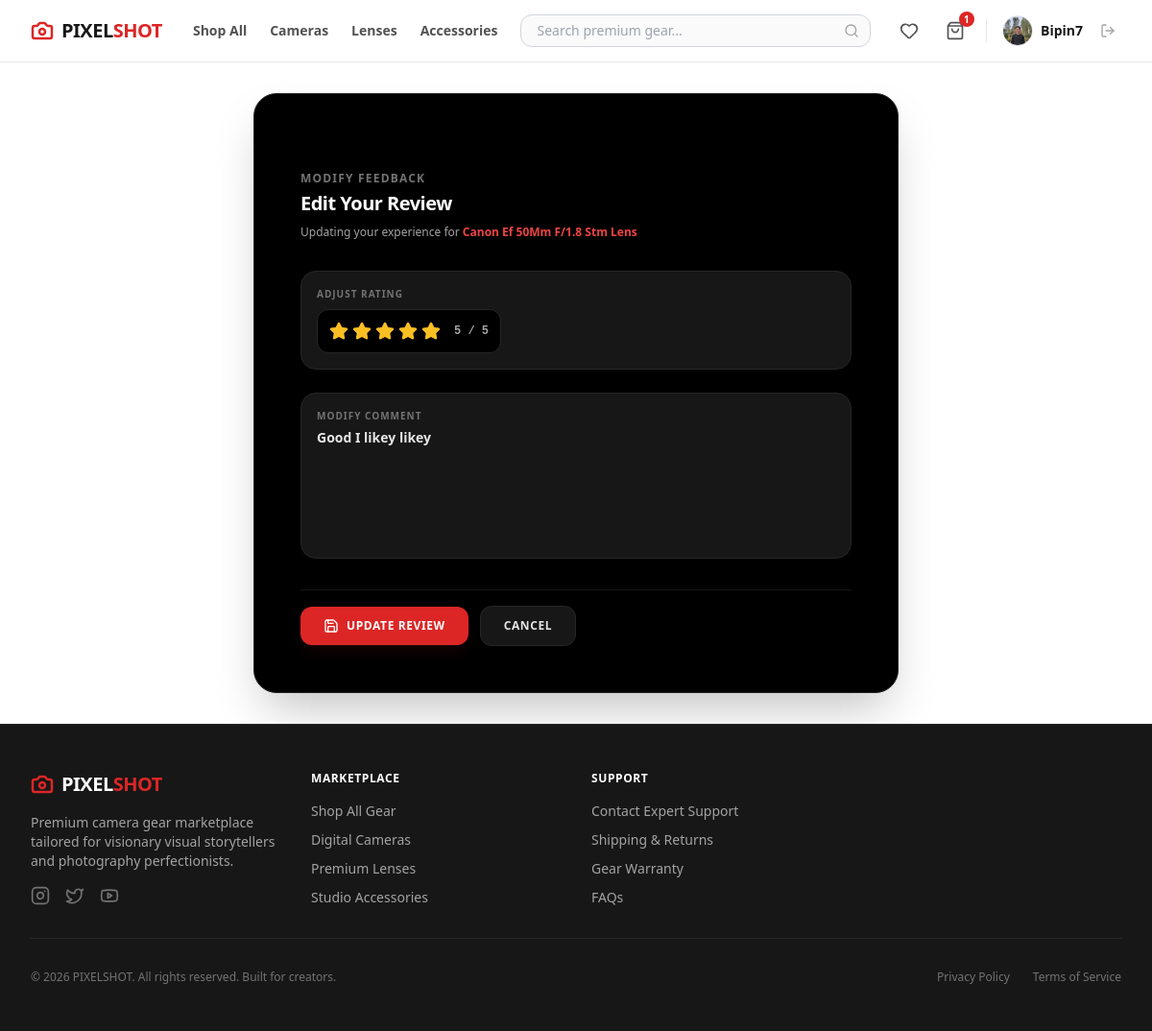
Screenshot of /review/edit/1/ (signed in) with the database file from the repository.
### ps_app/models.py (models this page shows, shortened)
class User(AbstractUser):
    phone = models.CharField(max_length=20, blank=True)
    address = models.TextField(blank=True)
    profile_picture = models.ImageField(upload_to='images/user/', blank=True, null=True)

class Cart(models.Model):
    customer = models.OneToOneField(User, on_delete=models.CASCADE, related_name='cart')

class Review(models.Model):
    product = models.ForeignKey(Product, on_delete=models.CASCADE, related_name='reviews')
    customer = models.ForeignKey(User, on_delete=models.CASCADE)
    rating = models.PositiveIntegerField(default=5)
    comment = models.TextField()
    created_at = models.DateTimeField(auto_now_add=True)

class Product(models.Model):
    class Category(models.TextChoices):
        CAMERAS = 'cameras', 'Camera Bodies'
        LENSES = 'lenses', 'Lenses & Optics'
        STABILIZERS = 'stabilizers', 'Gimbals & Tripods'
        LIGHTING = 'lighting', 'Studio & On-Camera Lighting'
        AUDIO = 'audio', 'Microphones & Audio Recorders'
        STORAGE = 'storage', 'Memory Cards & Drives'
        ACCESSORIES = 'accessories', 'Bags, Power & Rigging'
    class Condition(models.TextChoices):
        NEW = 'new', 'Brand New (Sealed)'
        REFURBISHED = 'refurbished', 'Factory Refurbished'
        OPEN_BOX = 'open_box', 'Open Box / Mint'
    brand = models.ForeignKey(Brand, on_delete=models.SET_NULL, null=True, related_name='products')
    name = models.CharField(max_length=255)
    category = models.CharField(max_length=20, choices=Category.choices)
    condition = models.CharField(max_length=20, choices=Condition.choices, default=Condition.NEW)
    description = models.TextField()
    price = models.DecimalField(max_digits=10, decimal_places=2)
    stock = models.PositiveIntegerField(default=0)
    product_image = models.ImageField(upload_to='images/products/')
    sku = models.CharField(max_length=100, unique=True, blank=True, null=True, help_text="Unique Product SKU Stock Identifier")
    is_active = models.BooleanField(default=True)
    created_at = models.DateTimeField(auto_now_add=True)

### ps_app/views/review_view.py (the view, shortened to what this page needs)
# urls.py: path('review/edit/<int:review_id>/', edit_review_view, name='edit_review'),
@login_required
def edit_review_view(request, review_id):
    review = Review.objects.filter(id=review_id, customer=request.user).first()
    if not review:
        messages.error(request, 'Review not found or you do not have permission to edit it.')
        return redirect('/dashboard/?section=my-reviews')
    if not request.user == review.customer:
        messages.error(request, 'You do not have permission to edit this review.')
        return redirect('/dashboard/?section=my-reviews')
    if not review.product:
        messages.error(request, 'The product associated with this review does not exist.')
        return redirect('/dashboard/?section=my-reviews')
    if request.user.is_staff:
        messages.error(request, 'Staff members cannot edit reviews.')
        return redirect('/dashboard/admin/?section=product-reviews')
    errors = {}
    return render(request, 'main/edit_review_page.html', {'review': review})

### ps_app/templates/main/edit_review_page.html (shortened to what this page needs)
<!DOCTYPE html>
<html lang="en">
<head>
    {% load static %}
    <link href="{% static 'css/styles.css' %}" rel="stylesheet" />
</head>
<body class="bg-white font-sans min-h-screen flex flex-col text-neutral-900">
    {% include 'components/_navbar.html' %}
    <main class="flex-grow flex items-center justify-center p-4 sm:p-6 lg:p-8">
        <form method="POST" class="w-full max-w-2xl bg-black border border-neutral-800 rounded-3xl overflow-hidden shadow-2xl p-8 lg:p-12 space-y-8">
            <div>
                <h2 class="text-xs font-bold uppercase tracking-widest text-neutral-500 mb-1">Modify Feedback</h2>
                <p class="text-xl font-extrabold text-white tracking-tight">Edit Your Review</p>
                <p class="text-xs text-neutral-400 mt-2">Updating your experience for <span class="text-red-500 font-bold">{{ review.product.name }}</span></p>
            </div>
            <div class="space-y-6">
                <div class="bg-neutral-900 border border-neutral-800 p-4 rounded-2xl">
                    <label class="text-[10px] font-bold uppercase tracking-widest text-neutral-500 block mb-2">Adjust Rating</label>
                    <div class="flex items-center gap-1.5 bg-black border border-neutral-800 p-3 rounded-xl inline-flex">
                        <div class="flex items-center gap-1">
                            <button type="button" data-star="1" class="star-btn text-neutral-700 hover:scale-110 transition-transform focus:outline-none">
                                <i data-lucide="star" class="w-5 h-5"></i>
                            </button>
                            <button type="button" data-star="2" class="star-btn text-neutral-700 hover:scale-110 transition-transform focus:outline-none">
                                <i data-lucide="star" class="w-5 h-5"></i>
                            </button>
                            <button type="button" data-star="3" class="star-btn text-neutral-700 hover:scale-110 transition-transform focus:outline-none">
                                <i data-lucide="star" class="w-5 h-5"></i>
                            </button>
                            <button type="button" data-star="4" class="star-btn text-neutral-700 hover:scale-110 transition-transform focus:outline-none">
                                <i data-lucide="star" class="w-5 h-5"></i>
                            </button>
                            <button type="button" data-star="5" class="star-btn text-neutral-700 hover:scale-110 transition-transform focus:outline-none">
                                <i data-lucide="star" class="w-5 h-5"></i>
                            </button>
                        </div>
                        <span id="rating_display" class="text-xs font-mono font-bold text-neutral-400 ml-2">{{ review.rating|default:5 }} / 5</span>
                    </div>
                </div>
                <div class="bg-neutral-900 border border-neutral-800 p-4 rounded-2xl focus-within:border-red-600 transition-colors">
                    <label class="text-[10px] font-bold uppercase tracking-widest text-neutral-500 block mb-1">Modify Comment</label>
                    <textarea id="id_comment" name="comment" rows="5" placeholder="Update what you liked or disliked about this product..." class="w-full bg-transparent text-sm font-semibold text-neutral-200 focus:outline-none placeholder-neutral-700 resize-none leading-relaxed">{% if data %}{{ data.comment|default:'' }}{% else %}{{ review.comment|default:'' }}{% endif %}</textarea>
                </div>
            </div>
            <div class="flex items-center gap-3 pt-4 border-t border-neutral-900">
                <button type="submit" class="flex-grow sm:flex-none bg-red-600 hover:bg-red-700 text-white font-bold py-3 px-6 rounded-xl transition-all flex items-center justify-center gap-2 text-xs uppercase tracking-wider shadow-lg shadow-red-600/10">
                    <i data-lucide="save" class="w-4 h-4"></i>
                    Update Review
                </button>
                <a href="javascript:history.back()" class="flex-grow sm:flex-none bg-neutral-900 hover:bg-neutral-800 text-neutral-200 font-bold py-3 px-6 rounded-xl transition-all flex items-center justify-center gap-2 text-xs uppercase tracking-wider border border-neutral-800">
                    Cancel
                </a>
            </div>
        </form>
    </main>
    {% include 'components/_footer.html' %}
</body>
</html>

### ps_app/templates/components/_navbar.html (shortened to what this page needs)
<nav class="bg-white border-b border-gray-200 sticky top-0 z-50 font-sans text-neutral-900">
    <div class="max-w-7xl mx-auto px-4 sm:px-6 lg:px-8">
        <div class="flex justify-between h-16 items-center">
            <div class="flex items-center gap-8">
                <a href="/" class="flex items-center gap-2 text-xl font-black tracking-tight shrink-0">
                    <i data-lucide="camera" class="w-6 h-6 text-red-600 stroke-[2.5]"></i>
                    <span>PIXEL<span class="text-red-600">SHOT</span></span>
                </a>
                <div class="hidden md:flex items-center gap-6 text-sm font-semibold text-neutral-600">
                    <a href="/products/" class="hover:text-red-600 transition-colors">Shop All</a>
                    <a href="/products/?category=cameras" class="hover:text-red-600 transition-colors">Cameras</a>
                    <a href="/products/?category=lenses" class="hover:text-red-600 transition-colors">Lenses</a>
                    <a href="/products/?category=accessories" class="hover:text-red-600 transition-colors">Accessories</a>
                </div>
            </div>
            <div class="flex-1 max-w-md mx-6 hidden sm:block">
                <form action="/products/" method="GET" class="relative">
                    <input type="text" name="search" value="{{ request.GET.search }}" placeholder="Search premium gear..."
                        class="w-full bg-neutral-50 border border-gray-300 rounded-xl pl-4 pr-9 py-1.5 text-sm focus:outline-none focus:ring-2 focus:ring-red-600 focus:border-red-600 focus:bg-white transition-all">
                    <button type="submit" class="absolute inset-y-0 right-0 flex items-center pr-3 text-neutral-400 hover:text-red-600">
                        <i data-lucide="search" class="w-4 h-4"></i>
                    </button>
                </form>
            </div>
            <div class="flex items-center gap-4">
                {% if user.is_authenticated and not user.is_staff %}
                    <a href="/wishlist/" class="p-1.5 text-neutral-600 hover:text-red-600 transition-colors relative">
                        <i data-lucide="heart" class="w-5 h-5"></i>
                    </a>
                    <a href="/cart/" class="p-1.5 text-neutral-600 hover:text-red-600 transition-colors relative">
                        <i data-lucide="shopping-bag" class="w-5 h-5"></i>
                        {% if user.is_authenticated and user.cart.items.exists %}
                            <span class="absolute top-0 right-0 w-4 h-4 bg-red-600 text-white text-[10px] font-bold rounded-full flex items-center justify-center transform translate-x-1 -translate-y-1">
                                {{ user.cart.items.count }}
                            </span>
                        {% endif %}
                    </a>
                {% endif %}
                {% if user.is_authenticated %}
                    <div class="flex items-center gap-3">
                        <a href="/profile/" class="flex items-center gap-2 group">
                            {% if user.profile_picture %}
                                <img src="{{ user.profile_picture.url }}" alt="Profile" class="w-8 h-8 rounded-full object-cover border border-gray-200 group-hover:border-red-600 transition-colors">
                            {% else %}
                                <div class="w-8 h-8 rounded-full bg-neutral-100 border border-gray-200 flex items-center justify-center text-neutral-500 group-hover:border-red-600 transition-colors">
                                    <i data-lucide="user" class="w-4 h-4"></i>
                                </div>
                            {% endif %}
                            <span class="text-sm font-semibold hidden lg:block group-hover:text-red-600 transition-colors">{{ user.username }}</span>
                        </a>
                        <form action="/logout/" method="POST" class="inline">
                            <button type="submit" class="p-1.5 text-neutral-400 hover:text-red-600 transition-colors" title="Log Out">
                                <i data-lucide="log-out" class="w-4 h-4"></i>
                            </button>
                        </form>
                    </div>
                {% else %}
                    <div class="flex items-center gap-3 text-sm font-bold">
                        <a href="/login/" class="text-neutral-600 hover:text-black transition-colors px-2 py-1.5">Sign In</a>
                        <a href="/register/" class="bg-neutral-900 text-white px-4 py-2 rounded-xl hover:bg-red-600 transition-all shadow-sm">Register</a>
                    </div>
                {% endif %}
            </div>
        </div>
    </div>
</nav>

### rows the page displays
User: cart.items.count "1", profile_picture (picture), username "Bipin7"
Review: product.name "Canon Ef 50Mm F/1.8 Stm Lens", comment "Good I likey likey"
